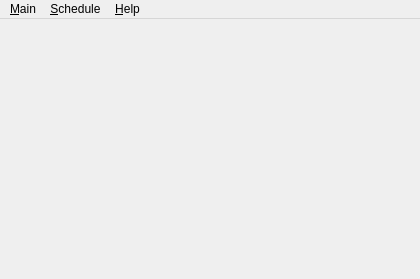
<?xml version="1.0" encoding="UTF-8"?>
<ui version="4.0">
 <author>Seberm</author>
 <class>MainWindow</class>
 <widget class="QMainWindow" name="MainWindow">
  <property name="geometry">
   <rect>
    <x>0</x>
    <y>0</y>
    <width>420</width>
    <height>279</height>
   </rect>
  </property>
  <property name="minimumSize">
   <size>
    <width>420</width>
    <height>250</height>
   </size>
  </property>
  <property name="windowTitle">
   <string>sAlarm Scheduler</string>
  </property>
  <property name="windowIcon">
   <iconset resource="../resources/icons.qrc">
    <normaloff>:/icons/alarmIcon</normaloff>:/icons/alarmIcon</iconset>
  </property>
  <widget class="QWidget" name="centralWidget">
   <layout class="QVBoxLayout" name="verticalLayout_2"/>
  </widget>
  <widget class="QMenuBar" name="menuBar">
   <property name="geometry">
    <rect>
     <x>0</x>
     <y>0</y>
     <width>420</width>
     <height>22</height>
    </rect>
   </property>
   <widget class="QMenu" name="menuMain">
    <property name="title">
     <string>&amp;Main</string>
    </property>
    <addaction name="actionShowHide"/>
    <addaction name="separator"/>
    <addaction name="actionPreferences"/>
    <addaction name="separator"/>
    <addaction name="actionQuit"/>
   </widget>
   <widget class="QMenu" name="menuHelp">
    <property name="title">
     <string>&amp;Help</string>
    </property>
    <addaction name="actionReportBug"/>
    <addaction name="separator"/>
    <addaction name="actionAboutQt"/>
    <addaction name="actionAboutThisApplication"/>
   </widget>
   <widget class="QMenu" name="menuSchedule">
    <property name="title">
     <string>&amp;Schedule</string>
    </property>
    <addaction name="actionNew"/>
    <addaction name="separator"/>
    <addaction name="actionEdit"/>
    <addaction name="actionRemove"/>
    <addaction name="separator"/>
    <addaction name="actionExportSchedules"/>
    <addaction name="actionImportSchedules"/>
   </widget>
   <addaction name="menuMain"/>
   <addaction name="menuSchedule"/>
   <addaction name="menuHelp"/>
  </widget>
  <action name="actionQuit">
   <property name="icon">
    <iconset resource="../resources/icons.qrc">
     <normaloff>:/icons/closeIcon</normaloff>:/icons/closeIcon</iconset>
   </property>
   <property name="text">
    <string>&amp;Quit</string>
   </property>
   <property name="shortcut">
    <string>Ctrl+Q</string>
   </property>
  </action>
  <action name="actionReportBug">
   <property name="icon">
    <iconset resource="../resources/icons.qrc">
     <normaloff>:/icons/bugIcon</normaloff>:/icons/bugIcon</iconset>
   </property>
   <property name="text">
    <string>&amp;Report bug</string>
   </property>
  </action>
  <action name="actionAboutQt">
   <property name="icon">
    <iconset resource="../resources/icons.qrc">
     <normaloff>:/icons/qtIcon</normaloff>:/icons/qtIcon</iconset>
   </property>
   <property name="text">
    <string>About &amp;Qt</string>
   </property>
  </action>
  <action name="actionAboutThisApplication">
   <property name="icon">
    <iconset resource="../resources/icons.qrc">
     <normaloff>:/icons/infoIcon</normaloff>:/icons/infoIcon</iconset>
   </property>
   <property name="text">
    <string>About this application</string>
   </property>
  </action>
  <action name="actionPreferences">
   <property name="icon">
    <iconset resource="../resources/icons.qrc">
     <normaloff>:/icons/optionsIcon</normaloff>:/icons/optionsIcon</iconset>
   </property>
   <property name="text">
    <string>&amp;Preferences</string>
   </property>
   <property name="shortcut">
    <string>Ctrl+P</string>
   </property>
  </action>
  <action name="actionNew">
   <property name="icon">
    <iconset resource="../resources/icons.qrc">
     <normaloff>:/icons/loadIcon</normaloff>:/icons/loadIcon</iconset>
   </property>
   <property name="text">
    <string>&amp;New</string>
   </property>
   <property name="shortcut">
    <string>Ctrl+N</string>
   </property>
  </action>
  <action name="actionEdit">
   <property name="icon">
    <iconset resource="../resources/icons.qrc">
     <normaloff>:/icons/editIcon</normaloff>:/icons/editIcon</iconset>
   </property>
   <property name="text">
    <string>&amp;Edit</string>
   </property>
   <property name="shortcut">
    <string>Ctrl+E</string>
   </property>
  </action>
  <action name="actionRemove">
   <property name="icon">
    <iconset resource="../resources/icons.qrc">
     <normaloff>:/icons/deleteIcon</normaloff>:/icons/deleteIcon</iconset>
   </property>
   <property name="text">
    <string>&amp;Remove</string>
   </property>
   <property name="shortcut">
    <string>Del</string>
   </property>
  </action>
  <action name="actionShowHide">
   <property name="icon">
    <iconset resource="../resources/icons.qrc">
     <normaloff>:/icons/showHideIcon</normaloff>:/icons/showHideIcon</iconset>
   </property>
   <property name="text">
    <string>Show / &amp;Hide</string>
   </property>
   <property name="shortcut">
    <string>Ctrl+H</string>
   </property>
  </action>
  <action name="actionExportSchedules">
   <property name="icon">
    <iconset resource="../resources/icons.qrc">
     <normaloff>:/icons/exportIcon</normaloff>:/icons/exportIcon</iconset>
   </property>
   <property name="text">
    <string>E&amp;xport schedules</string>
   </property>
   <property name="shortcut">
    <string>Ctrl+X</string>
   </property>
  </action>
  <action name="actionImportSchedules">
   <property name="icon">
    <iconset resource="../resources/icons.qrc">
     <normaloff>:/icons/importIcon</normaloff>:/icons/importIcon</iconset>
   </property>
   <property name="text">
    <string>&amp;Import schedules</string>
   </property>
   <property name="shortcut">
    <string>Ctrl+I</string>
   </property>
  </action>
 </widget>
 <layoutdefault spacing="6" margin="11"/>
 <resources>
  <include location="../resources/icons.qrc"/>
 </resources>
 <connections/>
</ui>
